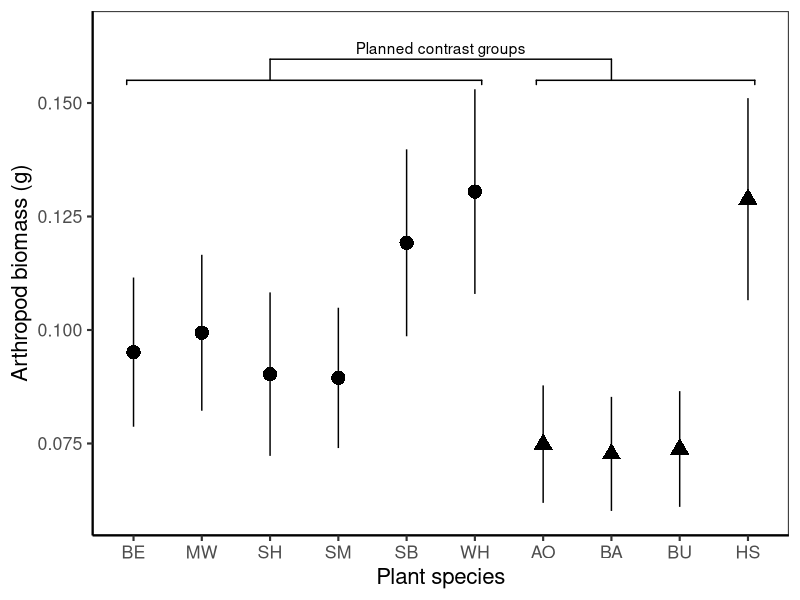

The R script that drew this image: (Note: this script raises an error after producing the figure.)
# Import data and models for table & figure generation only

# Libraries ####
library("tidyverse")
library("readr")
library("lme4")
library("car")
library("multcomp")
library("ggplot2")
library("emmeans")
library("ggpubr")
library("plotrix") # for std.error function
library("ggsignif")

# problem solving links
# https://stackoverflow.com/questions/20041136/avoid-ggplot-sorting-the-x-axis-while-plotting-geom-bar
# https://stackoverflow.com/questions/11889625/annotating-text-on-individual-facet-in-ggplot2

# Plant arrangement rule ######
# Arrange in order of native vs exotic
biomass_order <- c("Beech","Musclewood","Shadbush","Striped Maple", "Sweet Birch", "Witch-hazel", "Autumn Olive", "Barberry", "Burning Bush", "Honeysuckle")

# plant letter codes #####
# do we need to move sweet birch and shadbush to keep things in alphabetical order?
plant_short = c("Beech" = "BE",
                "Musclewood" = "MW",
                "Shadbush" = "SH",
                "Striped Maple" = "SM",
                "Sweet Birch" = "SB",
                "Witch-hazel" = "WH",
                "Autumn Olive" = "AO",
                "Barberry" = "BA",
                "Burning Bush" = "BU",
                "Honeysuckle" = "HS")

# Fig 1a: Bagged biomass ####
biomass_summary <- read.csv("./Data/Models/model1.csv")

biomass_summary <- arrange(transform(biomass_summary, tree=factor(tree,levels=biomass_order)), tree) 

biomass_summary

biomass_plot <- ggplot(data=biomass_summary, aes(x = tree, y = response, shape=exo)) +
  theme_bw(base_size=16) +
  geom_point(size=4.5) +
  geom_errorbar(aes(ymin=response-(SE), ymax=response+(SE), width=0)) +
  ylab("Arthropod biomass (g)") +
  xlab("Plant species") +
  theme(panel.grid.major = element_blank(), panel.grid.minor = element_blank(),
        panel.background = element_blank(), axis.line = element_line(colour = "black")) +
  theme(legend.position="none") +
  geom_signif(comparisons = list(c("Shadbush", "Barberry")), 
              y_position = 0.155,
              tip_length = 0.05,
              annotation = c("Planned contrast groups")) +
  geom_signif(y_position = c(0.155), 
              xmin = c(0.9, 6.9), 
              xmax = c(6.1, 10.1),
  annotation = c(" ", " "), tip_length = 0.01) +
  scale_x_discrete(labels=plant_short) +
  ylim(0.06,0.165)
biomass_plot 

# Fig 1b: Biomass posthoc ####

mod1_posthoc <- read.csv("./Data/Models/model1_posthoc.csv")


# import p-value #
nugget_1 <- "P = 0.089" 

# this needs to use the same mean and SEM as the other figure, it currently does NOT

biomass_posthoc_plot <- ggplot(data=mod1_posthoc, aes(x = Exo, y = response,shape=Exo)) +
  theme_bw(base_size=16) +
  geom_point(size=4.5) +
  geom_errorbar(aes(ymin=response -(SE), ymax=response +(SE), width=0)) +
  ylab("Arthropod biomass on bagged branches") +
  xlab("Plant group") +
  guides(shape=guide_legend(title="", title.position = "left")) +
  theme(panel.grid.major = element_blank(), panel.grid.minor = element_blank(),
        panel.background = element_blank(), axis.line = element_line(colour = "black")) +
  geom_hline(yintercept=0.0,linetype=2) +
  ylim(0.06,0.165) +
  theme(axis.title.y = element_blank(),
        axis.text.y = element_blank()) +
  theme(legend.position='none') +
  geom_signif(y_position = c(0.12), 
              xmin = c(1), 
              xmax = c(2),
              annotation = c(nugget_1), tip_length = 0.01)
biomass_posthoc_plot

# merge 1a and 1b
Fig_1ab <- ggarrange(biomass_plot, biomass_posthoc_plot, labels = c("", ""), nrow = 1,
                     common.legend = FALSE, widths = c(1.75, 0.5))

ggsave(filename = "./Figures/Fig_1ab.svg", plot = Fig_1ab , device = "svg",
       width = 10, height = 4, units = "in", scale = 0.9)













# Fig 2 ver 1: Bag effect ######
# Import model estimates and table
mod2_lsm <- read.csv("./Data/Models/model2.csv")

Fig_1b <- ggplot(data=mod2_lsm, aes(x = treatment, y = response)) +
  theme_bw(base_size=12) +
  geom_point(size=2) +
  geom_line(aes(group = tree)) +
  geom_errorbar(aes(ymin=response-(SE), ymax=response+(SE), width=0)) +
  ylab("Average arthropod biomass (g)") +
  xlab("Bird Exclusion") +
  scale_x_discrete(labels=c("bag" = "- Birds", "control" = "+ Birds")) +
  geom_text(aes(x = treatment, y = (response+SE), label = .group, hjust=-.5)) +
  theme(panel.grid.major = element_blank(), panel.grid.minor = element_blank()) +
  facet_wrap( ~ tree, nrow=2) 
Fig_1b

# export Fig 2 ver 1 #








# Fig 2a ver 2: Bag lRR #####
mod2a_lsm <- read.csv("./Data/Models/model2a.csv")

mod2a_lsm <- arrange(transform(mod2a_lsm, tree=factor(tree,levels=biomass_order)), tree) 

mod2a_lsm

lrr_plot <- ggplot(data=mod2a_lsm, aes(x = tree, y = LRR_mean, shape=exo)) +
  theme_bw(base_size=16) +
  geom_point(size=4.5) +
  geom_errorbar(aes(ymin=LRR_mean-(LRR_sem), ymax=LRR_mean+(LRR_sem), width=0)) +
  ylab("Bird effect on biomass (LRR)") +
  xlab("Plant species") +
  theme(legend.position="none") +
  theme(panel.grid.major = element_blank(), panel.grid.minor = element_blank(),
        panel.background = element_blank(), axis.line = element_line(colour = "black")) +
  geom_signif(comparisons = list(c("Shadbush", "Barberry")), 
              y_position = 1.35,
              tip_length = 0.05,
              annotation = c("Planned contrast groups")) +
  geom_signif(y_position = c(1.35), 
              xmin = c(0.9, 6.9), 
              xmax = c(6.1, 10.1),
              annotation = c(" ", " "), tip_length = 0.01) +
  geom_hline(yintercept=0.0,linetype=2)  +
  scale_x_discrete(labels=plant_short) +
  ylim(-0.25,1.5)
lrr_plot

# Fig 2b #####
model_2a_posthoc <- read.csv("./Data/Models/model2_posthoc.csv")

# import p-value #
nugget_1 <- "P = 0.364" 

# this needs to use the same mean and SEM as the other figure, it currently does NOT

lrr_posthoc <- ggplot(data=model_2a_posthoc, aes(x = Exo, y = emmean,shape=Exo)) +
  theme_bw(base_size=16) +
  geom_point(size=4.5) +
  geom_errorbar(aes(ymin=emmean -(SE), ymax=emmean +(SE), width=0)) +
  ylab("Bird effect on biomass (LRR)") +
  xlab("Plant group") +
  guides(shape=guide_legend(title="none")) +
  theme(panel.grid.major = element_blank(), panel.grid.minor = element_blank(),
        panel.background = element_blank(), axis.line = element_line(colour = "black")) +
  geom_hline(yintercept=0.0,linetype=2) +
  ylim(-0.25,1.5) +
  theme(axis.title.y = element_blank(),
        axis.text.y = element_blank()) +
  theme(legend.position='none') +
  geom_signif(y_position = c(1), 
              xmin = c(1), 
              xmax = c(2),
              annotation = c(nugget_1), tip_length = 0.01)


# merge 2a and 2b
Fig_2ab <- ggarrange(lrr_plot, lrr_posthoc , labels = c("", ""), nrow = 1,
                     common.legend = FALSE, widths = c(1.75, 0.5))

ggsave(filename = "./Figures/Fig_2ab.svg", plot = Fig_2ab , device = "svg",
       width = 10, height = 4, units = "in", scale = 0.9)




# Fig 3abcd #####
# Insect abundances #
# Araneae plot
spider_lsm <- read.csv("./Data/Models/spider_model.csv")

# ! manually set tukey letters ####
# this is pairwise within treatment only
spider_lsm$.group2 <- c("b","a","b","a")

Fig_3a <- ggplot(data=spider_lsm, aes(x = treatment, y = response)) +
  theme_bw(base_size=12) +
  geom_point(size=2) +
  geom_line(aes(group = exo)) +
  geom_errorbar(aes(ymin=response-(SE), ymax=response+(SE), width=0)) +
  ylab("Araneae # per branch") +
  theme(axis.title.x=element_blank()) +
  #xlab("Bird Exclusion") +
  scale_x_discrete(labels=c("bag" = "- Birds", "control" = "+ Birds")) +
  geom_text(aes(x = treatment, y = (response+SE), label = .group2, hjust=-.5)) +
  theme(panel.grid.major = element_blank(), panel.grid.minor = element_blank()) +
  facet_wrap( ~ exo, nrow=1) 
Fig_3a

# Hemiptera plot

hemiptera_lsm <- read.csv("./Data/Models/hemiptera_model.csv")

#manually set tukey letters
hemiptera_lsm$.group2 <- c("a","a","a","a")

Fig_3b <- ggplot(data=hemiptera_lsm, aes(x = treatment, y = response)) +
  theme_bw(base_size=12) +
  geom_point(size=2) +
  geom_line(aes(group = exo)) +
  geom_errorbar(aes(ymin=response-(SE), ymax=response+(SE), width=0)) +
  ylab("Hemiptera # per branch") +
  theme(axis.title.x=element_blank()) +
  #xlab("Bird Exclusion") +
  scale_x_discrete(labels=c("bag" = "- Birds", "control" = "+ Birds")) +
  geom_text(aes(x = treatment, y = (response+SE), label = .group2, hjust=-.5)) +
  theme(panel.grid.major = element_blank(), panel.grid.minor = element_blank()) +
  facet_wrap( ~ exo, nrow=1) 
Fig_3b

# Lepidopetera plot
lepidoptera_lsm <- read.csv("./Data/Models/lepidoptera_model.csv")

lepidoptera_lsm

#manually set tukey letters
lepidoptera_lsm$.group2 <- c("b","a","b","a")

Fig_3c <- ggplot(data=lepidoptera_lsm, aes(x = treatment, y = response)) +
  theme_bw(base_size=12) +
  geom_point(size=2) +
  geom_line(aes(group = exo)) +
  geom_errorbar(aes(ymin=response-(SE), ymax=response+(SE), width=0)) +
  ylab("Lepidoptera # per branch") +
  theme(axis.title.x=element_blank()) +
  #xlab("Bird Exclusion") +
  scale_x_discrete(labels=c("bag" = "- Birds", "control" = "+ Birds")) +
  geom_text(aes(x = treatment, y = (response+SE), label = .group2, hjust=-.5)) +
  theme(panel.grid.major = element_blank(), panel.grid.minor = element_blank()) +
  facet_wrap( ~ exo, nrow=1) 
Fig_3c

# Orthoptera plot
orthoptera_lsm <- read.csv("./Data/Models/orthoptera_model.csv")

orthoptera_lsm 

#manually set tukey letters
orthoptera_lsm$.group2 <- c("b","a","b","a")

Fig_3d <- ggplot(data=orthoptera_lsm, aes(x = treatment, y = response)) +
  theme_bw(base_size=12) +
  geom_point(size=2) +
  geom_line(aes(group = exo)) +
  geom_errorbar(aes(ymin=response-(SE), ymax=response+(SE), width=0)) +
  ylab("Orthoptera # per branch") +
  theme(axis.title.x=element_blank()) +
  #xlab("Bird Exclusion") +
  scale_x_discrete(labels=c("bag" = "- Birds", "control" = "+ Birds")) +
  geom_text(aes(x = treatment, y = (response+SE), label = .group2, hjust=-.5)) +
  theme(panel.grid.major = element_blank(), panel.grid.minor = element_blank()) +
  facet_wrap( ~ exo, nrow=1) 
Fig_3d


# Fig 3 all #####
# arrange figure 2
Fig_3abcd <- ggarrange(Fig_3a, Fig_3b, Fig_3c, Fig_3d,
                       labels = c("3A","3B","3C","3D"), 
                       nrow = 2, ncol = 2)
Fig_3abcd 

# write figure 3 to folder
ggsave(filename = "./Figures/Fig3abcd.svg", plot = Fig_3abcd, device = "svg",
       width = 6, height = 5, units = "in")





# Fig 4 #####
# 4a: Herbivore N % ######
mod7_summary <- read.csv("./Data/Models/model7.csv")
mod7_summary  <- arrange(transform(mod7_summary , tree=factor(tree,levels=biomass_order)), tree) 

HN_plot <- ggplot(data=mod7_summary , aes(x = tree, y = mean_nitrogen, shape=exo)) +
  theme_bw(base_size=16) +
  geom_point(size=4.5) +
  geom_errorbar(aes(ymin=mean_nitrogen-(sem), ymax=mean_nitrogen+(sem), width=0)) +
  ylab("% N content of herbivores") +
  xlab("Plant species") +
  guides(shape=guide_legend(title="", title.position = "left")) +
  theme(panel.grid.major = element_blank(), panel.grid.minor = element_blank(),
        panel.background = element_blank(), axis.line = element_line(colour = "black")) +
  theme(legend.position="none") +
  geom_signif(comparisons = list(c("Shadbush", "Barberry")), 
              y_position = 11.5,
              tip_length = 0.235,
              annotation = c("Planned contrast groups")) +
  geom_signif(y_position = c(11.2), 
              xmin = c(0.9, 6.9), 
              xmax = c(6.1, 10),
              annotation = c(" ", " "), tip_length = 0.01) +
  scale_x_discrete(labels=plant_short) +
  ylim(9.25,11.75)
HN_plot

# 4b: Herbivore posthoc ####
model_4b_posthoc <- read.csv("./Data/Models/mod7_posthoc.csv")

# import p-value #
nugget_2 <- "P = 0.001" 

# this needs to use the same mean and SEM as the other figure, it currently does NOT

model_4b_plot <- ggplot(data=model_4b_posthoc, aes(x = Exo, y = emmean,shape=Exo)) +
  theme_bw(base_size=16) +
  geom_point(size=4.5) +
  geom_errorbar(aes(ymin=emmean -(SE), ymax=emmean +(SE), width=0)) +
  ylab("") +
  xlab("Plant group") +
  guides(shape=guide_legend(title="", title.position = "left")) +
  theme(panel.grid.major = element_blank(), panel.grid.minor = element_blank(),
        panel.background = element_blank(), axis.line = element_line(colour = "black")) +
  geom_hline(yintercept=0.0,linetype=2) +
  ylim(9,12) +
  theme(axis.title.y = element_blank(),
        axis.text.y = element_blank()) +
  theme(legend.position='none') +
  geom_signif(y_position = c(10.5), 
              xmin = c(1), 
              xmax = c(2),
              annotation = c(nugget_2), tip_length = 0.01)
model_4b_plot




# Merge 4a4b ####
Fig_4ab <- ggarrange(HN_plot, model_4b_plot, labels = c("4A", ""), nrow = 1,
                     common.legend = FALSE, widths = c(1.75, 0.5))

ggsave(filename = "./Figures/Fig_4ab.svg", plot = Fig_4ab , device = "svg",
       width = 10, height = 4, units = "in", scale = 0.9)






# 4c: Spider N% ####
mod9_summary <- read.csv("./Data/Models/model9.csv")
mod9_summary  <- arrange(transform(mod9_summary , tree=factor(tree,levels=biomass_order)), tree) 

SN_plot <- ggplot(data=mod9_summary , aes(x = tree, y = mean_nitrogen, shape=exo)) +
  theme_bw(base_size=16) +
  geom_point(size=4.5) +
  geom_errorbar(aes(ymin=mean_nitrogen-(sem), ymax=mean_nitrogen+(sem), width=0)) +
  ylab("% N content of spiders") +
  xlab("Plant species") +
  guides(shape=guide_legend(title="", title.position = "left")) +
  theme(panel.grid.major = element_blank(), panel.grid.minor = element_blank(),
        panel.background = element_blank(), axis.line = element_line(colour = "black")) +
  theme(legend.position="none") +
  geom_signif(comparisons = list(c("Shadbush", "Barberry")), 
              y_position = 11.9,
              tip_length = 0.195,
              annotation = c("Planned contrast groups")) +
  geom_signif(y_position = c(11.7), 
              xmin = c(0.9, 6.9), 
              xmax = c(6.1, 10),
              annotation = c(" ", " "), tip_length = 0.01) +
  scale_x_discrete(labels=plant_short)  +
  ylim(10.25,12.25)
SN_plot





# 4d: Spider posthoc ####
model_4d_posthoc <- read.csv("./Data/Models/mod9_posthoc.csv")

# import p-value #
nugget_3 <- "P = 0.002" 

# now uses model emmeans
model_4d_plot <- ggplot(data=model_4d_posthoc, aes(x = Exo, y = emmean,shape=Exo)) +
  theme_bw(base_size=16) +
  geom_point(size=4.5) +
  geom_errorbar(aes(ymin=emmean -(SE), ymax=emmean +(SE), width=0)) +
  ylab("") +
  xlab("Plant group") +
  guides(shape=guide_legend(title="", title.position = "left")) +
  theme(panel.grid.major = element_blank(), panel.grid.minor = element_blank(),
        panel.background = element_blank(), axis.line = element_line(colour = "black")) +
  geom_hline(yintercept=0.0,linetype=2) +
  ylim(10.25,12.25) +
  theme(axis.title.y = element_blank(),
        axis.text.y = element_blank()) +
  theme(legend.position='none') +
  geom_signif(y_position = c(11.5), 
              xmin = c(1), 
              xmax = c(2),
              annotation = c(nugget_3), tip_length = 0.01)
model_4d_plot

Fig_4cd <- ggarrange(SN_plot, model_4d_plot, labels = c("4B", ""), nrow = 1,
common.legend = FALSE, widths = c(1.75, 0.5))

ggsave(filename = "./Figures/Fig_4cd.svg", plot = Fig_4cd, device = "svg",
       width = 10, height = 4, units = "in", scale = 0.9)
